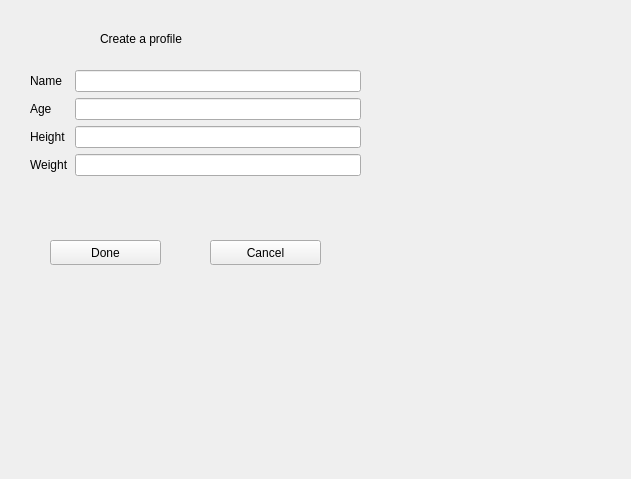
<?xml version="1.0" encoding="UTF-8"?>
<ui version="4.0">
 <class>ProfilePage</class>
 <widget class="QWidget" name="ProfilePage">
  <property name="geometry">
   <rect>
    <x>0</x>
    <y>0</y>
    <width>631</width>
    <height>479</height>
   </rect>
  </property>
  <property name="windowTitle">
   <string>Form</string>
  </property>
  <widget class="QPushButton" name="saveButton">
   <property name="geometry">
    <rect>
     <x>50</x>
     <y>240</y>
     <width>111</width>
     <height>25</height>
    </rect>
   </property>
   <property name="text">
    <string>Done</string>
   </property>
  </widget>
  <widget class="QLabel" name="label">
   <property name="geometry">
    <rect>
     <x>100</x>
     <y>30</y>
     <width>121</width>
     <height>17</height>
    </rect>
   </property>
   <property name="text">
    <string>Create a profile</string>
   </property>
  </widget>
  <widget class="QWidget" name="formLayoutWidget">
   <property name="geometry">
    <rect>
     <x>30</x>
     <y>70</y>
     <width>331</width>
     <height>141</height>
    </rect>
   </property>
   <layout class="QFormLayout" name="formLayout">
    <item row="1" column="0">
     <widget class="QLabel" name="ageLabel">
      <property name="text">
       <string>Age</string>
      </property>
     </widget>
    </item>
    <item row="2" column="0">
     <widget class="QLabel" name="heightLabel">
      <property name="text">
       <string>Height</string>
      </property>
     </widget>
    </item>
    <item row="3" column="0">
     <widget class="QLabel" name="wightLabel">
      <property name="text">
       <string>Weight</string>
      </property>
     </widget>
    </item>
    <item row="1" column="1">
     <widget class="QLineEdit" name="ageLineEdit"/>
    </item>
    <item row="2" column="1">
     <widget class="QLineEdit" name="heightLineEdit"/>
    </item>
    <item row="3" column="1">
     <widget class="QLineEdit" name="weightLineEdit"/>
    </item>
    <item row="0" column="0">
     <widget class="QLabel" name="nameLabel">
      <property name="text">
       <string>Name</string>
      </property>
     </widget>
    </item>
    <item row="0" column="1">
     <widget class="QLineEdit" name="nameLineEdit"/>
    </item>
   </layout>
  </widget>
  <widget class="QPushButton" name="cancelButton">
   <property name="geometry">
    <rect>
     <x>210</x>
     <y>240</y>
     <width>111</width>
     <height>25</height>
    </rect>
   </property>
   <property name="text">
    <string>Cancel</string>
   </property>
  </widget>
 </widget>
 <resources/>
 <connections/>
</ui>
